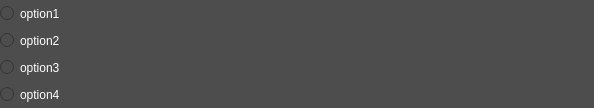
                        <widget class="QWidget" name="scrollAreaWidgetContents_2">
                         <property name="geometry">
                          <rect>
                           <x>0</x>
                           <y>0</y>
                           <width>594</width>
                           <height>108</height>
                          </rect>
                         </property>
                         <layout class="QVBoxLayout" name="verticalLayout_19">
                          <property name="spacing">
                           <number>0</number>
                          </property>
                          <property name="leftMargin">
                           <number>0</number>
                          </property>
                          <property name="topMargin">
                           <number>0</number>
                          </property>
                          <property name="rightMargin">
                           <number>0</number>
                          </property>
                          <property name="bottomMargin">
                           <number>0</number>
                          </property>
                          <item>
                           <widget class="QRadioButton" name="radioButton">
                            <property name="sizePolicy">
                             <sizepolicy hsizetype="Minimum" vsizetype="Expanding">
                              <horstretch>0</horstretch>
                              <verstretch>4</verstretch>
                             </sizepolicy>
                            </property>
                            <property name="toolTip">
                             <string>&lt;html&gt;&lt;head/&gt;&lt;body&gt;&lt;p&gt;&lt;br/&gt;&lt;/p&gt;&lt;/body&gt;&lt;/html&gt;</string>
                            </property>
                            <property name="autoFillBackground">
                             <bool>false</bool>
                            </property>
                            <property name="styleSheet">
                             <string notr="true">color: white;
background-color: rgb(77, 77, 77);

</string>
                            </property>
                            <property name="text">
                             <string>option1</string>
                            </property>
                           </widget>
                          </item>
                          <item>
                           <widget class="QRadioButton" name="radioButton_2">
                            <property name="sizePolicy">
                             <sizepolicy hsizetype="Minimum" vsizetype="Expanding">
                              <horstretch>0</horstretch>
                              <verstretch>4</verstretch>
                             </sizepolicy>
                            </property>
                            <property name="styleSheet">
                             <string notr="true">color: white;
background-color: rgb(77, 77, 77);</string>
                            </property>
                            <property name="text">
                             <string>option2</string>
                            </property>
                           </widget>
                          </item>
                          <item>
                           <widget class="QRadioButton" name="radioButton_4">
                            <property name="sizePolicy">
                             <sizepolicy hsizetype="Minimum" vsizetype="Expanding">
                              <horstretch>0</horstretch>
                              <verstretch>4</verstretch>
                             </sizepolicy>
                            </property>
                            <property name="styleSheet">
                             <string notr="true">color: white;
background-color: rgb(77, 77, 77);</string>
                            </property>
                            <property name="text">
                             <string>option3</string>
                            </property>
                           </widget>
                          </item>
                          <item>
                           <widget class="QRadioButton" name="radioButton_3">
                            <property name="sizePolicy">
                             <sizepolicy hsizetype="Minimum" vsizetype="Expanding">
                              <horstretch>0</horstretch>
                              <verstretch>4</verstretch>
                             </sizepolicy>
                            </property>
                            <property name="styleSheet">
                             <string notr="true">color: white;
background-color: rgb(77, 77, 77);</string>
                            </property>
                            <property name="text">
                             <string>option4</string>
                            </property>
                           </widget>
                          </item>
                         </layout>
                        </widget>
